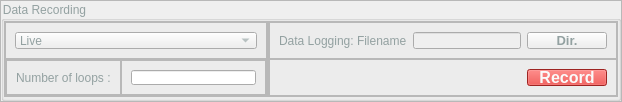
                     <widget class="QFrame" name="Spikeling_bottom_subframe">
                      <property name="frameShape">
                       <enum>QFrame::StyledPanel</enum>
                      </property>
                      <property name="frameShadow">
                       <enum>QFrame::Raised</enum>
                      </property>
                      <layout class="QHBoxLayout" name="horizontalLayout_51">
                       <property name="spacing">
                        <number>0</number>
                       </property>
                       <property name="leftMargin">
                        <number>0</number>
                       </property>
                       <property name="topMargin">
                        <number>0</number>
                       </property>
                       <property name="rightMargin">
                        <number>0</number>
                       </property>
                       <property name="bottomMargin">
                        <number>0</number>
                       </property>
                       <item alignment="Qt::AlignBottom">
                        <widget class="QGroupBox" name="Spikeling_DataRecording_box">
                         <property name="sizePolicy">
                          <sizepolicy hsizetype="Preferred" vsizetype="Fixed">
                           <horstretch>0</horstretch>
                           <verstretch>0</verstretch>
                          </sizepolicy>
                         </property>
                         <property name="minimumSize">
                          <size>
                           <width>0</width>
                           <height>100</height>
                          </size>
                         </property>
                         <property name="maximumSize">
                          <size>
                           <width>16777215</width>
                           <height>100</height>
                          </size>
                         </property>
                         <property name="styleSheet">
                          <string notr="true">color: rgb(147, 161, 161);</string>
                         </property>
                         <property name="title">
                          <string>Data Recording</string>
                         </property>
                         <layout class="QHBoxLayout" name="horizontalLayout_52">
                          <property name="spacing">
                           <number>0</number>
                          </property>
                          <property name="leftMargin">
                           <number>0</number>
                          </property>
                          <property name="topMargin">
                           <number>0</number>
                          </property>
                          <property name="rightMargin">
                           <number>0</number>
                          </property>
                          <property name="bottomMargin">
                           <number>1</number>
                          </property>
                          <item>
                           <widget class="QFrame" name="Spikeling_DataRecording_left_frame">
                            <property name="frameShape">
                             <enum>QFrame::StyledPanel</enum>
                            </property>
                            <property name="frameShadow">
                             <enum>QFrame::Raised</enum>
                            </property>
                            <layout class="QVBoxLayout" name="verticalLayout_27">
                             <property name="spacing">
                              <number>0</number>
                             </property>
                             <property name="leftMargin">
                              <number>0</number>
                             </property>
                             <property name="topMargin">
                              <number>0</number>
                             </property>
                             <property name="rightMargin">
                              <number>0</number>
                             </property>
                             <property name="bottomMargin">
                              <number>0</number>
                             </property>
                             <item>
                              <widget class="QFrame" name="Spikeling_DataRecording_recordingMode_frame">
                               <property name="frameShape">
                                <enum>QFrame::StyledPanel</enum>
                               </property>
                               <property name="frameShadow">
                                <enum>QFrame::Raised</enum>
                               </property>
                               <layout class="QHBoxLayout" name="horizontalLayout_54">
                                <item>
                                 <widget class="QComboBox" name="Spikeling_DataRecording_ComboBox">
                                  <item>
                                   <property name="text">
                                    <string>Live </string>
                                   </property>
                                  </item>
                                  <item>
                                   <property name="text">
                                    <string>Loop</string>
                                   </property>
                                  </item>
                                 </widget>
                                </item>
                               </layout>
                              </widget>
                             </item>
                             <item>
                              <widget class="QFrame" name="Spikeling_DataRecording_Loops_frame">
                               <property name="frameShape">
                                <enum>QFrame::StyledPanel</enum>
                               </property>
                               <property name="frameShadow">
                                <enum>QFrame::Raised</enum>
                               </property>
                               <layout class="QHBoxLayout" name="horizontalLayout_53">
                                <property name="spacing">
                                 <number>0</number>
                                </property>
                                <property name="leftMargin">
                                 <number>0</number>
                                </property>
                                <property name="topMargin">
                                 <number>0</number>
                                </property>
                                <property name="rightMargin">
                                 <number>0</number>
                                </property>
                                <property name="bottomMargin">
                                 <number>0</number>
                                </property>
                                <item alignment="Qt::AlignLeft">
                                 <widget class="QFrame" name="Spikeling_DataRecording_Loop_frame">
                                  <property name="frameShape">
                                   <enum>QFrame::StyledPanel</enum>
                                  </property>
                                  <property name="frameShadow">
                                   <enum>QFrame::Raised</enum>
                                  </property>
                                  <layout class="QHBoxLayout" name="horizontalLayout_55">
                                   <item>
                                    <widget class="QLabel" name="Spikeling_DataRecording_NumberOfLoops_abel">
                                     <property name="text">
                                      <string>Number of loops :</string>
                                     </property>
                                    </widget>
                                   </item>
                                  </layout>
                                 </widget>
                                </item>
                                <item alignment="Qt::AlignLeft|Qt::AlignVCenter">
                                 <widget class="QFrame" name="Spikeling_DataRecording_numberofloop_frame">
                                  <property name="frameShape">
                                   <enum>QFrame::StyledPanel</enum>
                                  </property>
                                  <property name="frameShadow">
                                   <enum>QFrame::Raised</enum>
                                  </property>
                                  <layout class="QHBoxLayout" name="horizontalLayout_81">
                                   <item>
                                    <widget class="QLineEdit" name="Spikeling_DataRecording_NumberOfLoops_value">
                                     <property name="font">
                                      <font>
                                       <pointsize>10</pointsize>
                                       <weight>75</weight>
                                       <bold>true</bold>
                                      </font>
                                     </property>
                                     <property name="text">
                                      <string/>
                                     </property>
                                     <property name="alignment">
                                      <set>Qt::AlignCenter</set>
                                     </property>
                                    </widget>
                                   </item>
                                  </layout>
                                 </widget>
                                </item>
                               </layout>
                              </widget>
                             </item>
                            </layout>
                           </widget>
                          </item>
                          <item>
                           <widget class="QFrame" name="Spikeling_DataRecording_right_frame">
                            <property name="frameShape">
                             <enum>QFrame::StyledPanel</enum>
                            </property>
                            <property name="frameShadow">
                             <enum>QFrame::Raised</enum>
                            </property>
                            <layout class="QVBoxLayout" name="verticalLayout_28">
                             <property name="spacing">
                              <number>0</number>
                             </property>
                             <property name="leftMargin">
                              <number>0</number>
                             </property>
                             <property name="topMargin">
                              <number>0</number>
                             </property>
                             <property name="rightMargin">
                              <number>0</number>
                             </property>
                             <property name="bottomMargin">
                              <number>0</number>
                             </property>
                             <item>
                              <widget class="QFrame" name="Spikeling_DataRecording_directory_frame">
                               <property name="frameShape">
                                <enum>QFrame::StyledPanel</enum>
                               </property>
                               <property name="frameShadow">
                                <enum>QFrame::Raised</enum>
                               </property>
                               <layout class="QHBoxLayout" name="horizontalLayout_56">
                                <item>
                                 <widget class="QLabel" name="Spikeling_DataRecording_SelectRecordFolder_label">
                                  <property name="text">
                                   <string>Data Logging: Filename</string>
                                  </property>
                                 </widget>
                                </item>
                                <item>
                                 <widget class="QLineEdit" name="Spikeling_DataRecording_RecordFolder_value">
                                  <property name="enabled">
                                   <bool>false</bool>
                                  </property>
                                  <property name="text">
                                   <string/>
                                  </property>
                                 </widget>
                                </item>
                                <item>
                                 <widget class="QPushButton" name="Spikeling_DataRecording_RecordFolderDir_pushButton">
                                  <property name="font">
                                   <font>
                                    <pointsize>10</pointsize>
                                    <weight>75</weight>
                                    <bold>true</bold>
                                   </font>
                                  </property>
                                  <property name="text">
                                   <string>Dir.</string>
                                  </property>
                                 </widget>
                                </item>
                               </layout>
                              </widget>
                             </item>
                             <item>
                              <widget class="QFrame" name="Spikeling_DataRecording_record_frame">
                               <property name="frameShape">
                                <enum>QFrame::StyledPanel</enum>
                               </property>
                               <property name="frameShadow">
                                <enum>QFrame::Raised</enum>
                               </property>
                               <layout class="QHBoxLayout" name="horizontalLayout_57">
                                <item>
                                 <widget class="QLabel" name="Spikeling_SelectedFolderLabel">
                                  <property name="sizePolicy">
                                   <sizepolicy hsizetype="Expanding" vsizetype="Preferred">
                                    <horstretch>0</horstretch>
                                    <verstretch>0</verstretch>
                                   </sizepolicy>
                                  </property>
                                  <property name="text">
                                   <string/>
                                  </property>
                                  <property name="alignment">
                                   <set>Qt::AlignRight|Qt::AlignTrailing|Qt::AlignVCenter</set>
                                  </property>
                                 </widget>
                                </item>
                                <item>
                                 <widget class="QPushButton" name="Spikeling_DataRecording_Record_pushButton">
                                  <property name="sizePolicy">
                                   <sizepolicy hsizetype="Fixed" vsizetype="Fixed">
                                    <horstretch>0</horstretch>
                                    <verstretch>0</verstretch>
                                   </sizepolicy>
                                  </property>
                                  <property name="font">
                                   <font>
                                    <pointsize>12</pointsize>
                                    <weight>75</weight>
                                    <bold>true</bold>
                                   </font>
                                  </property>
                                  <property name="styleSheet">
                                   <string notr="true">color: rgb(250, 250, 250);
background-color: rgb(220, 50, 47);</string>
                                  </property>
                                  <property name="text">
                                   <string>Record</string>
                                  </property>
                                 </widget>
                                </item>
                               </layout>
                              </widget>
                             </item>
                            </layout>
                           </widget>
                          </item>
                         </layout>
                        </widget>
                       </item>
                      </layout>
                     </widget>
